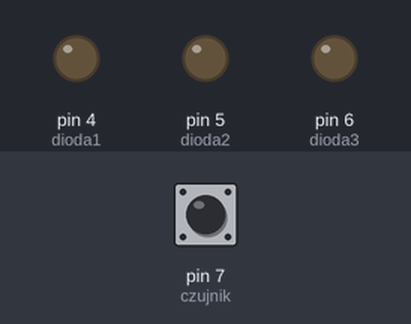
Bench run of a sketch on a simulated Arduino Uno, built with avr-gcc and run on an emulated ATmega328P. On the bench: output pins drawn as LEDs (lit = HIGH). Dashed ring = blinking. Inputs (shaded band) come from the test bench; at power-on: pin 7 (czujnik) HIGH.

Above: at 1.2 s.
1.3 s: pin 7 (czujnik) pulled LOW for 0.15 s
At 1.7 s:
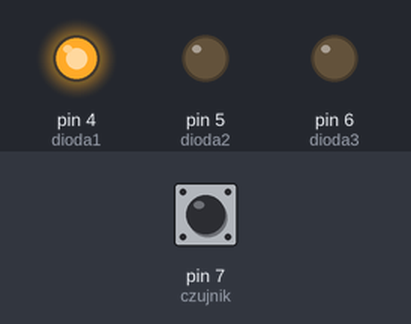
4.4 s: pin 7 (czujnik) pulled LOW for 1 s
At 5.4 s:
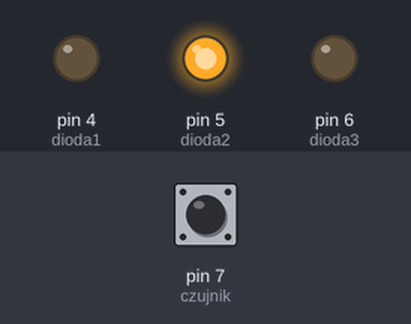
7.6 s: pin 7 (czujnik) pulled LOW for 3.2 s
At 9.2 s:
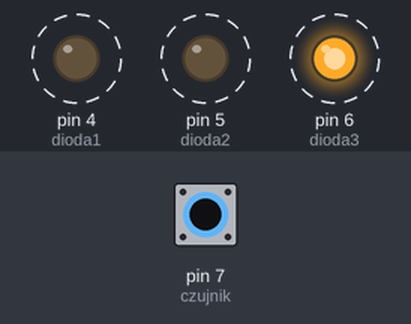
Timing chart, 0 to 12.6 s (numbered marks = the images above; inputs shaded):
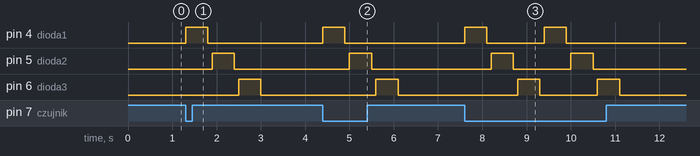

Measured:
- after the input at 1.3 s, pin 4 (dioda1): LOW → HIGH at once, → LOW 0.50 s later; pin 5 (dioda2): LOW → HIGH after 0.60 s, → LOW 0.50 s later; pin 6 (dioda3): LOW → HIGH after 1.2 s, → LOW 0.50 s later
- after the input at 4.4 s, pin 4 (dioda1): LOW → HIGH at once, → LOW 0.50 s later; pin 5 (dioda2): LOW → HIGH after 0.60 s, → LOW 0.50 s later; pin 6 (dioda3): LOW → HIGH after 1.2 s, → LOW 0.50 s later
- after the input at 7.6 s, pin 4 (dioda1): alternates HIGH for 0.50 s and LOW for 1.3 s, 4 changes in all, then stays LOW, starting at once; pin 5 (dioda2): alternates HIGH for 0.50 s and LOW for 1.3 s, 4 changes in all, then stays LOW, starting after 0.60 s

The sketch:

_3_3a.ino
```cpp
int dioda1 = 4; 			//przyznanie etykiety dla numeru pinu
int dioda2 = 5; 			//przyznanie etykiety dla numeru pinu
int dioda3 = 6; 			//przyznanie etykiety dla numeru pinu
int czujnik = 7; 			//przyznanie etykiety dla numeru pinu
int stan = 0; 				// przypisanie wartości

void setup()				// początkowa konfiguracja – część przygotowująca układ
{					// do działania
  pinMode(czujnik, INPUT);		// ustawienie pinu jako wejście
  pinMode(dioda1, OUTPUT);	// ustawienie pinu jako wyjście
  pinMode(dioda2, OUTPUT);	// ustawienie pinu jako wyjście
  pinMode(dioda3, OUTPUT);	// ustawienie pinu jako wyjście
  digitalWrite(czujnik, HIGH);	// ustawienie stanu wysokiego
}

void loop()				// główna pętla
{
  stan = digitalRead(czujnik);	// przypisanie wartości odczytanej z pinu 4 (czujnik)

  if (stan == HIGH)		// wywołanie funkcji warunkowej sprawdzającej czy zmienna
{					// stan ma wartość HIGH (stan wysoki)
    digitalWrite(dioda1, LOW);	// ustaw stan niski – dioda nie świeci
    digitalWrite(dioda2, LOW);	// ustaw stan niski – dioda nie świeci
    digitalWrite(dioda3, LOW);	// ustaw stan niski – dioda nie świeci
  }
  else					// w przypadku niespełnienia powyższego warunku
{					// wykonany zostanie poniższy kod
    digitalWrite(dioda1, HIGH);	// ustaw stan wysoki – świecenie diody
    delay(500);			//czekaj 500ms
    digitalWrite(dioda1, LOW);	// ustaw stan niski – dioda nie świeci
    delay(100);			//czekaj 100ms
    digitalWrite(dioda2, HIGH);	// ustaw stan wysoki – świecenie diody
    delay(500);			//czekaj 500ms
    digitalWrite(dioda2, LOW);	// ustaw stan niski – dioda nie świeci
    delay(100);			//czekaj 100ms
     digitalWrite(dioda3, HIGH);	// ustaw stan wysoki – świecenie diody
    delay(500);			//czekaj 500ms
    digitalWrite(dioda3, LOW);	// ustaw stan niski – dioda nie świeci
    delay(100);			//czekaj 100ms
  }
}
```
